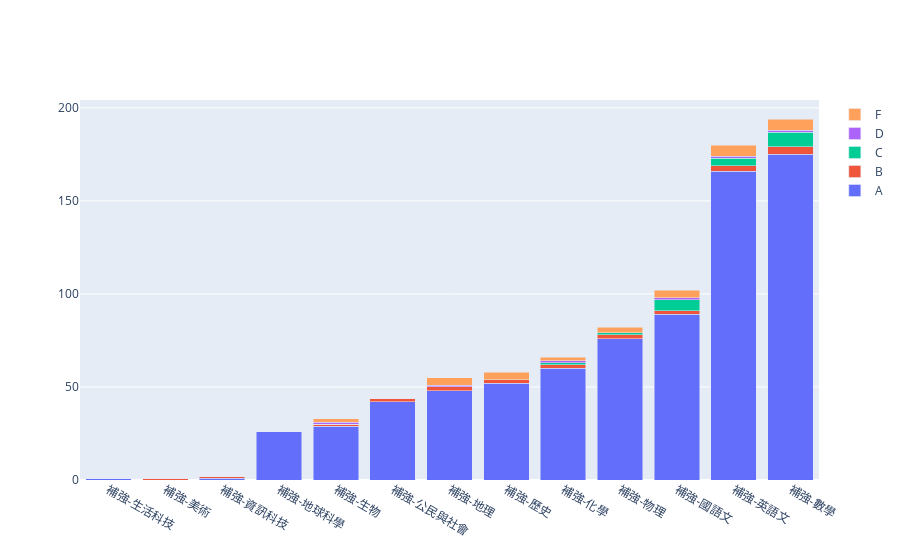

Notebook source saved alongside this figure:
### Code cell
import plotly.graph_objects as go

course=['補強-生活科技','補強-美術','補強-資訊科技',\
        '補強-地球科學','補強-生物','補強-公民與社會',\
        '補強-地理','補強-歷史','補強-化學',\
        '補強-物理','補強-國語文','補強-英語文','補強-數學']

fig = go.Figure(data=[
    go.Bar(name='A', x=course, y=[1,0,1,26,29,42,48,52,60,76,89,166,175]),
    go.Bar(name='B', x=course, y=[0,1,1,0,1,2,2,2,2,2,2,3,4]),
    go.Bar(name='C', x=course, y=[0,0,0,0,0,0,0,0,1,1,6,4,8]),
    go.Bar(name='D', x=course, y=[0,0,0,0,1,0,1,0,1,0,1,1,1]),
    go.Bar(name='F', x=course, y=[0,0,0,0,2,0,4,4,2,3,4,6,6])
])
# Change the bar mode
fig.update_layout(barmode='stack')
fig.show()

### Figure 1 — Plotly figure (JSON) as saved in the notebook; plotly's stock layout.template omitted (floating-point values rounded to 4 significant figures)
{"data": [{"name": "A", "type": "bar", "x": ["補強-生活科技", "補強-美術", "補強-資訊科技", "補強-地球科學", "補強-生物", "補強-公民與社會", "補強-地理", "補強-歷史", "補強-化學", "補強-物理", "補強-國語文", "補強-英語文", "補強-數學"], "y": [1, 0, 1, 26, 29, 42, 48, 52, 60, 76, 89, 166, 175]}, {"name": "B", "type": "bar", "x": ["補強-生活科技", "補強-美術", "補強-資訊科技", "補強-地球科學", "補強-生物", "補強-公民與社會", "補強-地理", "補強-歷史", "補強-化學", "補強-物理", "補強-國語文", "補強-英語文", "補強-數學"], "y": [0, 1, 1, 0, 1, 2, 2, 2, 2, 2, 2, 3, 4]}, {"name": "C", "type": "bar", "x": ["補強-生活科技", "補強-美術", "補強-資訊科技", "補強-地球科學", "補強-生物", "補強-公民與社會", "補強-地理", "補強-歷史", "補強-化學", "補強-物理", "補強-國語文", "補強-英語文", "補強-數學"], "y": [0, 0, 0, 0, 0, 0, 0, 0, 1, 1, 6, 4, 8]}, {"name": "D", "type": "bar", "x": ["補強-生活科技", "補強-美術", "補強-資訊科技", "補強-地球科學", "補強-生物", "補強-公民與社會", "補強-地理", "補強-歷史", "補強-化學", "補強-物理", "補強-國語文", "補強-英語文", "補強-數學"], "y": [0, 0, 0, 0, 1, 0, 1, 0, 1, 0, 1, 1, 1]}, {"name": "F", "type": "bar", "x": ["補強-生活科技", "補強-美術", "補強-資訊科技", "補強-地球科學", "補強-生物", "補強-公民與社會", "補強-地理", "補強-歷史", "補強-化學", "補強-物理", "補強-國語文", "補強-英語文", "補強-數學"], "y": [0, 0, 0, 0, 2, 0, 4, 4, 2, 3, 4, 6, 6]}], "layout": {"barmode": "stack"}}
